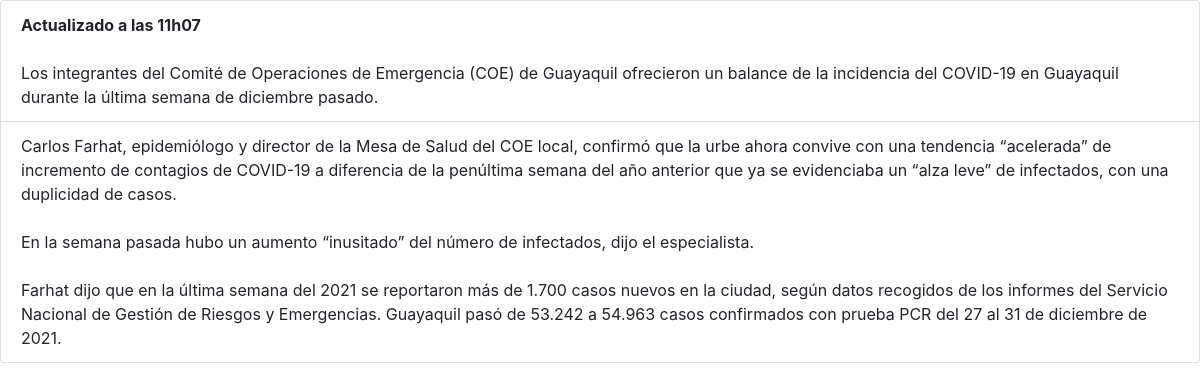
Page /detailNotice-form/3 on the committed database.
### tables this page shows
CREATE TABLE `noticiadesglose` (
  `idDesglose` int(11) NOT NULL COMMENT 'Identificador único del desglose de una noticia',
  `idNoticia` int(11) NOT NULL COMMENT 'Identificador que representa a una noticia a desglosar',
  `desglose` longtext NOT NULL COMMENT 'Desglose de la noticia a describir',
  `embebidoDesglose` longblob DEFAULT NULL COMMENT 'Para representar imagenes, videos, etc',
  `estado` varchar(5) NOT NULL COMMENT 'Identificador de estar o no publicada una noticia. Por ejemplo: ''PB'' - Publicada; ''NP'' - No Publicada'
);

### public/index.php (called while the page is built, shortened)
<?php
require_once("../app/index.php");
$router = new Router();
$router->registrarEnrutador(new Route('/^\/blog\/Portada\/(\w[\-\w]*)$/', 'PortadaController', 'display'));
$router->registrarEnrutador(new Route('/^\/blog\/login-form/', 'LoginController', 'display'));
$router->registrarEnrutador(new Route('/^\/blog\/login/', 'LoginController', 'login'));
$router->registrarEnrutador(new Route('/^\/blog\/login-Admin/', 'AdminPortadaController', 'display'));
$router->registrarEnrutador(new Route('/^\/blog\/register-form/', 'UsuarioController', 'display'));
$router->registrarEnrutador(new Route('/^\/blog\/register/', 'UsuarioController', 'register'));
$router->registrarEnrutador(new Route('/^\/blog\/users/', 'UsuarioController', 'displayUsers'));
$router->registrarEnrutador(new Route('/^\/blog\/eliminar-usuario\/(\w+)$/', 'UsuarioController', 'eliminarUsuario'));
$router->registrarEnrutador(new Route('/^\/blog\/editar-usuario-form\/(\w[\-\w]*)(\/\w+)?$/', 'UsuarioController', 'displayEditarUsuario'));
$router->registrarEnrutador(new Route('/^\/blog\/editar-usuario\/(\w+)$/', 'UsuarioController', 'editarUsuario'));
$router->registrarEnrutador(new Route('/^\/blog\/category-form/', 'CategoriaController', 'display'));
$router->registrarEnrutador(new Route('/^\/blog\/crear-categoria-form/', 'CategoriaController', 'displayCrearCategoria'));
$router->registrarEnrutador(new Route('/^\/blog\/crear-categoria/', 'CategoriaController', 'crearCategoria'));
$router->registrarEnrutador(new Route('/^\/blog\/category-register/', 'CategoriaController', 'register'));
$router->registrarEnrutador(new Route('/^\/blog\/eliminar-categoria\/(\w+)$/', 'CategoriaController', 'eliminarCategoria'));
$router->registrarEnrutador(new Route('/^\/blog\/editar-categoria-form\/(\w[\-\w]*)(\/\w+)?$/', 'CategoriaController', 'displayEditarCategoria'));
$router->registrarEnrutador(new Route('/^\/blog\/editar-categoria\/(\w+)$/', 'CategoriaController', 'editarCategoria'));
$router->registrarEnrutador(new Route('/^\/blog\/notice-form/', 'NoticiaController', 'display'));
$router->registrarEnrutador(new Route('/^\/blog\/crear-noticia-form/', 'NoticiaController', 'displayCrearNoticia'));
$router->registrarEnrutador(new Route('/^\/blog\/crear-noticia/', 'NoticiaController', 'crearNoticia'));
$router->registrarEnrutador(new Route('/^\/blog\/eliminar-noticia\/(\w+)$/', 'NoticiaController', 'eliminarNoticia'));
$router->registrarEnrutador(new Route('/^\/blog\/editar-noticia-form\/(\w[\-\w]*)(\/\w+)?$/', 'NoticiaController', 'displayEditarNoticia'));
$router->registrarEnrutador(new Route('/^\/blog\/editar-noticia\/(\w+)$/', 'NoticiaController', 'editarNoticia'));
$router->registrarEnrutador(new Route('/^\/blog\/detailNotice-form\/(\w+)$/', 'DesgloseNoticiaController', 'detail'));
$router->registrarEnrutador(new Route('/^\/blog\/detailCreate-notice-form\/(\w[\-\w]*)(\/\w+)?$/', 'DesgloseNoticiaController', 'displayCreateDetailNotice'));
$router->registrarEnrutador(new Route('/^\/blog\/detailCreate-notice\/(\w+)$/', 'DesgloseNoticiaController', 'createDetailNotice'));
$router->registrarEnrutador(new Route('/^\/blog/', 'PortadaController', 'display'));
$router->resolverSolicitud($_SERVER['REQUEST_URI']);

### app/libs/Route.php (called while the page is built, shortened)
<?php
    class Route    {
        public function __construct(string $path, string $controller, string $method) {
            $this->path = $path;
        }
    }
?>

### app/Controlador/DesgloseNoticiaController.php (called while the page is built, shortened)
<?php
class DesgloseNoticiaController extends Controller
{
    private $model;
    function __construct()
    {
        $this->model = $this->model("DesgloseNoticia");
    }
    function detail($idNoticia)
    {
        $params = array(
            'idNoticia' => $idNoticia
        );
        $data = $this->model->getDesgloseNoticia($params);
        $data['detail'] = true;
        $this->view("DesgloseNoticiaView", $data);
    }
}

### app/libs/Session.php (called while the page is built, shortened)
<?php
class Session {
    function getAttribute($attribute) {
        return null;
    }
}

### app/libs/MySQLDB.php (called while the page is built, shortened)
<?php
class MySQLDB
{
    private $host = "localhost";
    private $usuario = "root";
    private $pass = "";
    private $db = "bd_periodico";
    private $connection;
    function __construct()
    {
        $this->connection = mysqli_connect(
            $this->host,
            $this->usuario,
            $this->pass,
            $this->db
        );
        $this->connection->set_charset("utf8");
    }
    function getDataSinglePrepared($sql, $params) {
        $sth = mysqli_prepare($this->connection, $sql);
        $tmp = array();
        foreach($params as $key => $value){
            $tmp[$key] = &$params[$key];
        }
        call_user_func_array(array($sth, 'bind_param'), $tmp);
        $sth->execute();
        $res = $sth->get_result();
        $a_data = [];
        while($row = $res->fetch_array(MYSQLI_ASSOC)) {
            $a_data[]=$row;
        }
        return $a_data;
    }
}

### app/Modelo/DesgloseNoticia.php (called while the page is built, shortened)
<?php
class DesgloseNoticia {
    function getDesgloseNoticia($params) {
        $db = new MySQLDB();
        $data = array();
        try {
            $sql = "SELECT n.titulo, n.detalle, n.fechaPublicacion,  embebido AS imagen ";
            $sql .= ",d.desglose, d.embebidoDesglose AS imgDesglose ";
            $sql .= "FROM noticia n, noticiadesglose d ";
            $sql .= "WHERE n.id = ? ";
            $sql .= "AND n.estado = 'PB' ";
            $sql .= "AND d.idNoticia = n.id ";
            $sql .= "AND d.estado = 'PB' ";
            $sql .= "ORDER BY d.idDesglose ";
            $paramsDB = array('i',
                strtolower($params['idNoticia']),
            );
            $data['desgloseNoticia'] = $db->getDataSinglePrepared($sql, $paramsDB);
            $data['success'] = true;
        } catch (Exception $e) {
            $data['show_message_info'] = true;
            $data['success'] = false;
            $data['message'] = ERROR_GENERAL;
            writeLog(ERROR_LOG, "DesgloseNoticia/getDesgloseNoticia", $e->getMessage());
        }
        return $data;
    }
}

### app/Vista/DesgloseNoticiaView.php (the view, shortened to what this page needs)
<?php require APPROOT . '/Vista/includes/topAdminPortada.php'; ?>
<div class="row">
    <div class="col-12">
        <div class="row">
            <div class="col-12">
                <?php if (isset($data['detail'])) { ?>
                    <ul class="list-group">
                        <?php
                        foreach ($data['desgloseNoticia'] as $desglose => $d) {
                        ?>
                            <li class="list-group-item"><?php echo $d['desglose'] ?></li>
                        <?php
                        }
                        ?>
                    </ul>
                <?php } ?>
            </div>
        </div>
    </div>
</div>

### app/index.php (shortened to what this page needs)
<link rel="stylesheet" href="https://maxcdn.bootstrapcdn.com/bootstrap/4.0.0/css/bootstrap.min.css">
<link rel="stylesheet" href="https://pro.fontawesome.com/releases/v5.10.0/css/all.css" />
<link rel="stylesheet" href="../public/css/Estilos.css">
<?php
require_once("libs/Session.php");
require_once('libs/Route.php');
require_once('libs/Router.php');
require_once("libs/Controller.php");
require_once("libs/PDODB.php");
require_once("libs/MySQLDB.php");
?>

### app/libs/Router.php (shortened to what this page needs)
<?php
    class Router{
        private $routes;
        public function registrarEnrutador(Route $route)  {
            $this->routes[] = $route;
        }
        public function resolverSolicitud(string $request)  {
            $matches = [];
            foreach ($this->routes as $route) {
                if (preg_match($route->path, $request, $matches)) {
                    array_shift($matches);
                    $params = $matches;
                    $controller = new $route->controller;
                    call_user_func_array([$controller, $route->method], $params);
                    return;
                }
            }
            throw new RuntimeException("La solicitud '$request' no es acorde a ningun enrutador.");
        }
    }
?>

### app/libs/Controller.php (shortened to what this page needs)
<?php
    class Controller{
        public function view($view, $data=[]){
            if(file_exists("../app/Vista/".$view.".php")){
                $session = new Session();
                $data['login']= $session->getAttribute('login');
                $data['nickname']=$session->getAttribute('nickname');
                $data['isAdmin']=$session->getAttribute('isAdmin');
                require_once("../app/Vista/".$view.".php");
            }else{
                die("No existe la vista");
            }
        }
    }
?>

### app/Vista/includes/topAdminPortada.php (shortened to what this page needs)
<!DOCTYPE html>
<html lang="en">
<head>
    <link rel="stylesheet" href="https://maxcdn.bootstrapcdn.com/bootstrap/4.0.0/css/bootstrap.min.css">
    <link rel="stylesheet" href="<?php echo PAGE_URL ?>/public/css/Estilos.css">
</head>
<body>
</body>
</html>

### public/css/Estilos.css (style rules this page uses)
html, body { overflow-x: hidden; }

### rows in the picture
noticiadesglose: desglose "Actualizado a las 11h07 Los integrantes del Comité de Operaciones de Emergencia (COE) de Guayaquil ofrecieron un balance de la incidencia del COVID-19 en Guayaquil durante la última semana de diciembre pasado."
noticiadesglose: desglose "Carlos Farhat, epidemiólogo y director de la Mesa de Salud del COE local, confirmó que la urbe ahora convive con una tendencia “acelerada” de incremento de contagios de COVID-19 a diferencia de la penúltima semana del año anterior que ya se evidenciaba un “alza leve” de infectados, con una duplicidad de casos. En la semana pasada hubo un aumento “inusitado” del número de infectados, dijo el especialista. Farhat dijo que en la última semana del 2021 se reportaron más de 1.700 casos nuevos en la ciudad, según datos recogidos de los informes del Servicio Nacional de Gestión de Riesgos y Emergencias. Guayaquil pasó de 53.242 a 54.963 casos confirmados con prueba PCR del 27 al 31 de diciembre de…"
